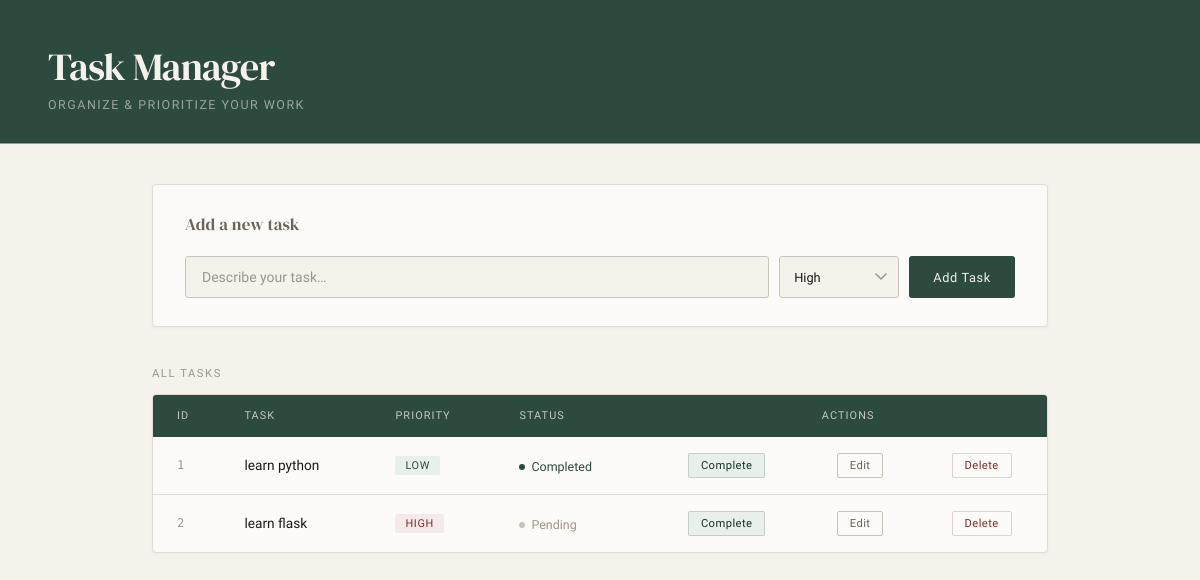
Before: / with the older database file.
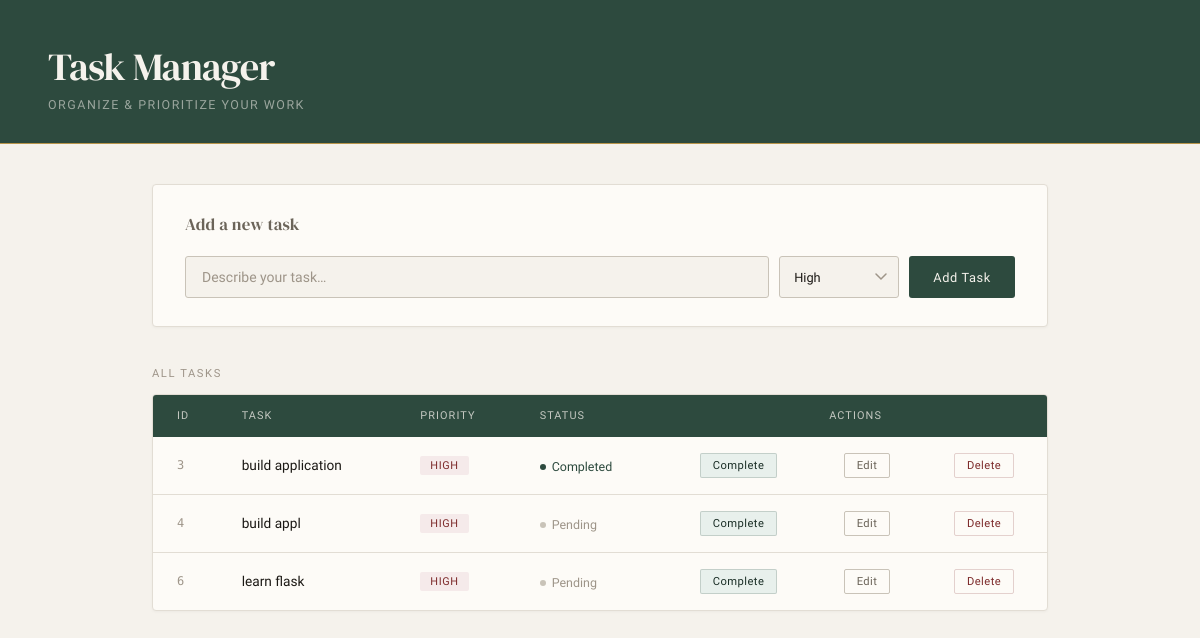
After: the same page with the newer database file.
### tables this page shows
CREATE TABLE tasks (
    id INTEGER PRIMARY KEY AUTOINCREMENT,
    title TEXT NOT NULL,
    priority TEXT NOT NULL,
    completed INTEGER DEFAULT 0
);

### app.py (the view, shortened to what this page needs)
@app.route("/", methods=["GET", "POST"])
def home():
    conn = sqlite3.connect("tasks.db")
    cursor = conn.cursor()
    cursor.execute("SELECT * FROM tasks")
    tasks = cursor.fetchall()
    conn.close()
    return render_template("index.html", tasks=tasks)

### templates/index.html (shortened to what this page needs)
<!DOCTYPE html>
<html lang="en">
<head>
</head>
<body>
    <header>
        <h1>Task Manager</h1>
        <p>Organize &amp; prioritize your work</p>
    </header>
    <main>
        <div class="form-card">
            <h2>Add a new task</h2>
            <form method="POST">
                <div class="form-row">
                    <input
                        type="text"
                        name="task"
                        placeholder="Describe your task…"
                    >
                    <select name="priority">
                        <option value="High">High</option>
                    </select>
                    <button type="submit">Add Task</button>
                </div>
            </form>
        </div>
        <p class="section-label">All Tasks</p>
        <div class="table-wrapper">
            <table>
                <thead>
                    <tr>
                        <th>ID</th>
                        <th>Task</th>
                        <th>Priority</th>
                        <th>Status</th>
                        <th colspan="3" style="text-align:center;">Actions</th>
                    </tr>
                </thead>
                <tbody>
                    {% for task in tasks %}
                    <tr>
                        <td>{{ task[0] }}</td>
                        <td>{{ task[1] }}</td>
                        <td>
                            {% if task[2] == 'High' %}
                                <span class="badge badge-high">High</span>
                            {% elif task[2] == 'Medium' %}
                                <span class="badge badge-medium">Medium</span>
                            {% else %}
                                <span class="badge badge-low">Low</span>
                            {% endif %}
                        </td>
                        <td>
                            {% if task[3] == 1 %}
                                <span class="status status-completed">Completed</span>
                            {% else %}
                                <span class="status status-pending">Pending</span>
                            {% endif %}
                        </td>
                        <td style="text-align:center;">
                            <a href="/complete/{{ task[0] }}" class="btn-action btn-complete">Complete</a>
                        </td>
                        <td style="text-align:center;">
                            <a href="/edit/{{ task[0] }}" class="btn-action btn-edit">Edit</a>
                        </td>
                        <td style="text-align:center;">
                            <a href="/delete/{{ task[0] }}" class="btn-action btn-delete">Delete</a>
                        </td>
                    </tr>
                    {% else %}
                    <tr class="empty-row">
                        <td colspan="7">No tasks yet — add one above.</td>
                    </tr>
                    {% endfor %}
                </tbody>
            </table>
        </div>
    </main>
</body>
</html>

Changed rows visible on the page:
removed tasks: id "1", title "learn python", priority "LOW", completed "Completed"
removed tasks: id "2", title "learn flask", priority "HIGH", completed "Pending"
added tasks: id "3", title "build application", priority "HIGH", completed "Completed"
added tasks: id "4", title "build appl", priority "HIGH", completed "Pending"
added tasks: id "6", title "learn flask", priority "HIGH", completed "Pending"
